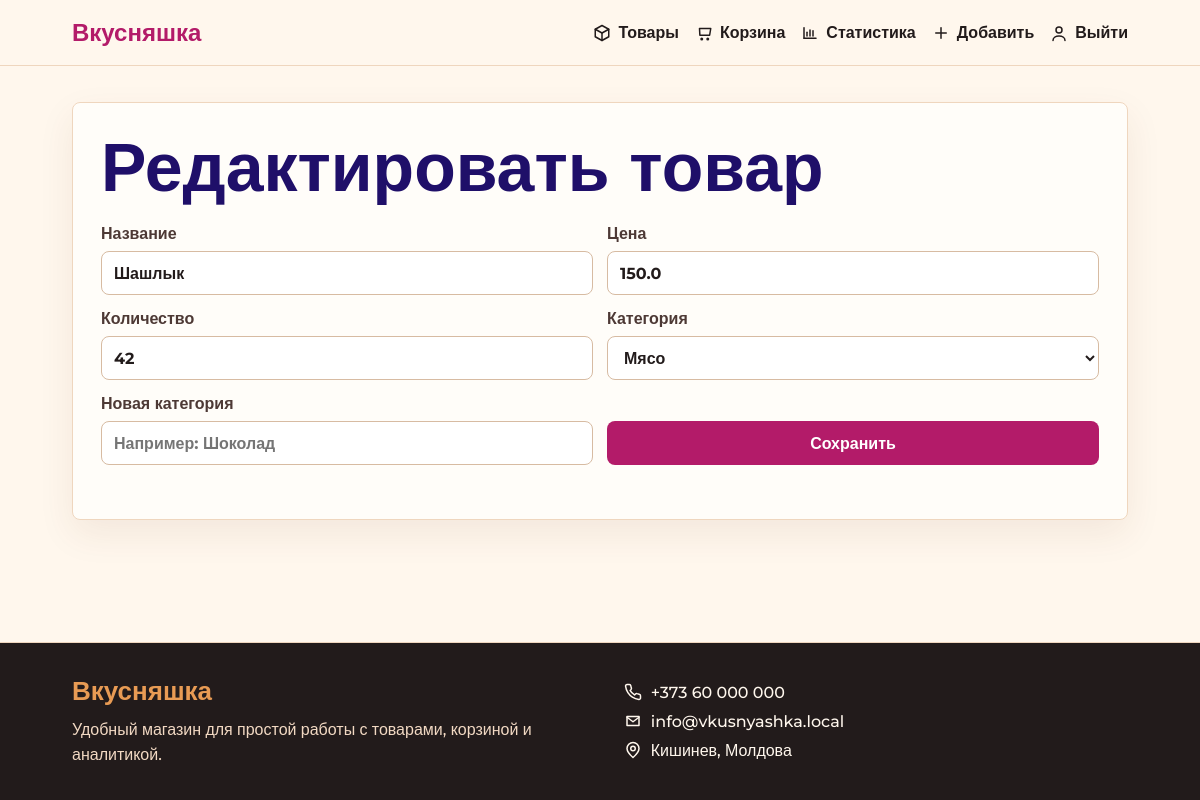
/edit/3 (signed in), run on the app's committed database.
### tables this page shows
CREATE TABLE products (
                id INTEGER PRIMARY KEY AUTOINCREMENT,
                name TEXT NOT NULL,
                price REAL NOT NULL CHECK(price >= 0),
                stock INTEGER NOT NULL DEFAULT 0,
                category_id INTEGER,
                created_at TEXT NOT NULL,
                FOREIGN KEY (category_id) REFERENCES categories(id)
            );

CREATE TABLE categories (
                id INTEGER PRIMARY KEY AUTOINCREMENT,
                name TEXT NOT NULL UNIQUE
            );

### products.py (the view, shortened to what this page needs)
@products_bp.route("/edit/<int:product_id>", methods=["GET", "POST"])
@admin_required
def edit_product(product_id):
    product = get_product(product_id)
    if product is None:
        return render_template("404.html"), 404
    form_data = {
        "name": request.form.get("name", product["name"]),
        "price": request.form.get("price", product["price"]),
        "stock": request.form.get("stock", product["stock"]),
        "category_id": request.form.get("category_id", product["category_id"] or ""),
        "new_category": request.form.get("new_category", ""),
    }
    return render_template("product_form.html", categories=get_categories(), product=product, form_data=form_data)

### auth.py (called while the page is built)
@auth_bp.before_app_request
def load_logged_in_user():
    user_id = session.get("user_id")
    if user_id is None:
        g.user = None
    else:
        g.user = get_user_by_id(user_id)

@auth_bp.app_context_processor
def inject_user():
    return {
        "current_user": g.get("user"),
        "cart_item_count": get_cart_item_count(),
        "csrf_token": generate_csrf_token(),
    }

def admin_required(view):
    @wraps(view)
    def wrapped_view(*args, **kwargs):
        if g.user is None:
            flash("Только администратор может перейти к этому разделу.", "error")
            return redirect(url_for("products.products"))
        if g.user["role"] != "admin":
            flash("У вас нет прав администратора.", "error")
            return redirect(url_for("products.products"))
        return view(*args, **kwargs)
    return wrapped_view

### models.py (called while the page is built)
def get_db():
    if "db" not in g:
        g.db = sqlite3.connect(current_app.config["DB_PATH"], detect_types=sqlite3.PARSE_DECLTYPES)
        g.db.row_factory = sqlite3.Row
        g.db.execute("PRAGMA foreign_keys = ON")
    return g.db

def get_categories():
    conn = get_db()
    return conn.execute("SELECT * FROM categories ORDER BY name").fetchall()

def get_product(product_id):
    conn = get_db()
    return conn.execute(
        """
        SELECT p.*, c.name AS category_name
        FROM products p
        LEFT JOIN categories c ON c.id = p.category_id
        WHERE p.id = ?
        """,
        (product_id,),
    ).fetchone()

def get_user_by_id(user_id):
    conn = get_db()
    return conn.execute("SELECT * FROM users WHERE id = ?", (user_id,)).fetchone()

### utils.py (called while the page is built, shortened)
def parse_cart_cookie(cookie_value):
    if not cookie_value:
        return {}

def get_cart_item_count():
    cart = parse_cart_cookie(request.cookies.get("cart"))
    return sum(cart.values())

def generate_csrf_token():
    token = session.get("csrf_token")
    if not token:
        token = secrets.token_urlsafe(16)
        session["csrf_token"] = token
    return token

### templates/product_form.html (shortened to what this page needs)
{% extends "base.html" %}
{% block content %}
<section class="form-page">
    <h1>{% if product %}Редактировать товар{% else %}Добавить товар{% endif %}</h1>
    <form class="product-form" method="post">
        <label>
            Название
            <input
                type="text"
                name="name"
                value="{{ form_data.name }}"
                required
                minlength="2"
            >
        </label>
        <label>
            Цена
            <input
                type="number"
                name="price"
                min="0"
                step="0.01"
                value="{{ form_data.price }}"
                required
            >
        </label>
        <label>
            Количество
            <input
                type="number"
                name="stock"
                min="0"
                step="1"
                value="{{ form_data.stock }}"
                required
            >
        </label>
        <label>
            Категория
            <select name="category_id">
                {% for category in categories %}
                    <option value="{{ category.id }}" {% if form_data.category_id|int == category.id %}selected{% endif %}>
                        {{ category.name }}
                    </option>
                {% endfor %}
            </select>
        </label>
        <label>
            Новая категория
            <input type="text" name="new_category" value="{{ form_data.new_category }}" placeholder="Например: Шоколад">
        </label>
        <button type="submit">{% if product %}Сохранить{% else %}Добавить{% endif %}</button>
    </form>
</section>
{% endblock %}

### static/style.css (style rules this page uses)
* { margin: 0; padding: 0; box-sizing: border-box; }
body { min-height: 100vh; display: flex; flex-direction: column; color: #221b1b; background: #fff7ed; font-family: Montserrat, Arial, sans-serif; font-weight: 500; overflow-x: hidden; }
.hero-text, .page-head, .form-page, .detail, .empty, .table-section, .stats-grid, .filters { animation: fadeUp 0.7s ease both; }
.hero h1, .page-head h1, .form-page h1, .detail h1, .empty h1 { color: #1f0f69; font-size: clamp(34px, 6vw, 68px); line-height: 1.05; font-weight: 800; }
.button, button { display: inline-flex; justify-content: center; align-items: center; min-height: 44px; border: 0; border-radius: 8px; padding: 12px 18px; background: #b31b69; color: #fff; font: inherit; font-weight: 700; cursor: pointer; gap: 8px; transition: background 0.2s ease, box-shadow 0.2s ease, transform 0.2s ease; }
.filters, .product-form { display: grid; grid-template-columns: repeat(3, minmax(180px, 1fr)); gap: 14px; align-items: end; margin-bottom: 26px; }
label { display: grid; gap: 8px; color: #4d3935; font-weight: 700; }
input, select { width: 100%; min-height: 44px; border: 1px solid #d7bba2; border-radius: 8px; padding: 10px 12px; background: #fff; color: #221b1b; font: inherit; }
.card, .stat, .detail, .table-section, .empty, .form-page { border: 1px solid #efd6be; border-radius: 8px; background: #fffdf9; box-shadow: 0 14px 36px rgba(96, 55, 21, 0.08); }
.detail, .form-page, .table-section, .empty { padding: 28px; }
.product-form { grid-template-columns: 1fr 1fr; margin-top: 22px; }
.product-form button { align-self: end; }

### data on the page
products: name "Шашлык", price "150.0", stock "42", category_id "Мясо"
